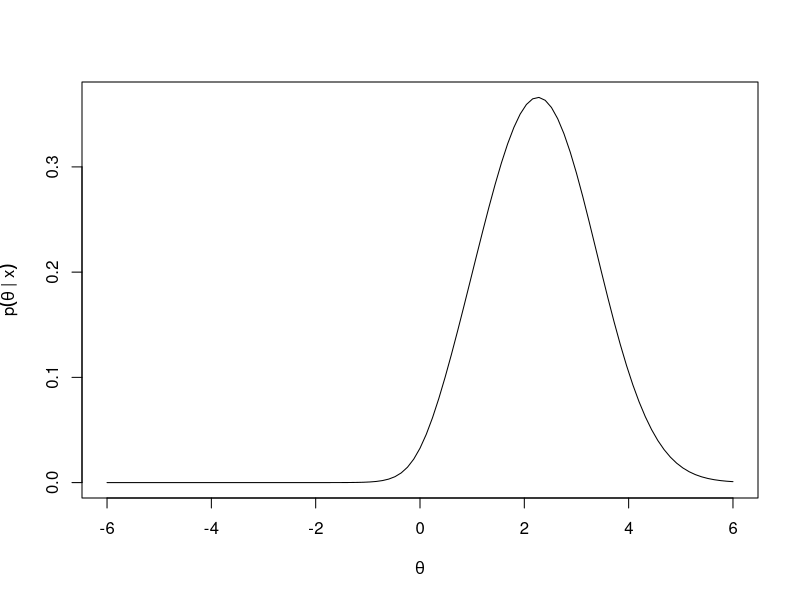
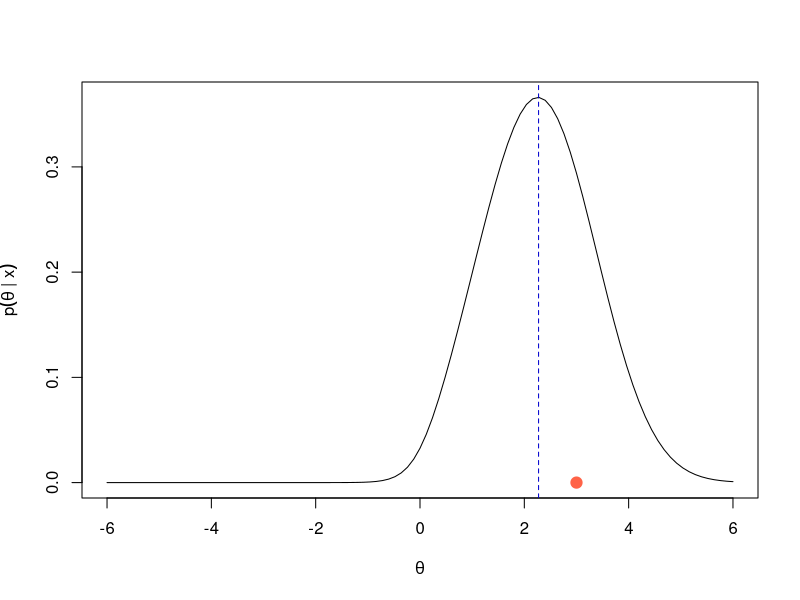

R code for these plots, in order:
## ---- chunk 1
knitr::opts_chunk$set(echo = TRUE, fig.width=6, fig.height=5)
## ---- chunk 2
x <- 3
## ---- chunk 3
m <- 100000  # number of simulated values
thetas <- rcauchy(n=m, location=0, scale=1)
aux1 <- dnorm(x=x, mean=thetas, sd=1)
C <- mean(aux1)
C
## ---- chunk 4
posterior <- function(theta) 
  dnorm(x=x, mean=theta, sd=1) * dcauchy(x=theta, location=0, scale=1) / C
## ---- chunk 5
curve(posterior, from=-6, to=6, 
      xlab=expression(theta), ylab=expression(p(theta ~ "| x")))
## ---- chunk 6
aux2 <- thetas * dnorm(x=x, mean=thetas, sd=1)
num <- mean(aux2)
num/C                # To obtain the posterior mean
## ---- chunk 7
curve(posterior, from=-6, to=6, 
      xlab=expression(theta), ylab=expression(p(theta ~ "| x")))
points(x=x, y=0, pch=19, col='tomato', cex=1.5)
abline(v=num/C, lty='dashed', col='blue3')
